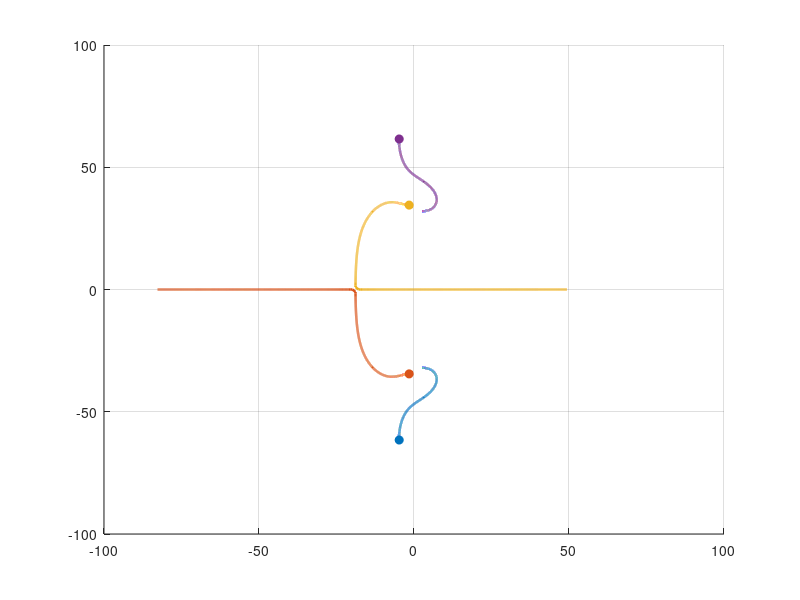

The MATLAB source for this figure: (Note: this script raises an error after producing the figure.)
function root_locus_U()
% Root locus of the 2-DOF aeroelastic wing as aero.U varies.
%
% Sweeps freestream speed U from near-zero to U_max, builds the linear
% A-matrix at each U (same parameters as build_2dof in build_models.m),
% tracks the four eigenvalue branches, locates the flutter speed where
% a branch crosses the imaginary axis (Re = 0, Im ≠ 0), and saves a plot.

% ---- physical parameters (must match build_2dof / aero_terms) ----------
m  = 2.0;     Ip = 0.01;    S  = 0.015;
k  = 1200.0;  cd = 3.0;     d  = 0.25;

rho     = 1.225;   chord   = 0.30;
span    = 0.50;    Clalpha = 2*pi;
ea      = 0.05;
U_nom   = 12.0;    % nominal speed from aero_terms [m/s]

M_mat    = [m,   S;   S,  Ip];
Ks       = [2*k, 0;   0,  k*d^2/2];
C_struct = [2*cd, 0;  0,  cd*d^2/2];

% ---- velocity sweep ------------------------------------------------
U_vec = linspace(0.5, 50, 4000);
N     = numel(U_vec);

ev_mat = zeros(4, N);   % each column: eigenvalues sorted by imag part

for i = 1:N
    U  = U_vec(i);
    qS = 0.5 * rho * U^2 * chord * span;

    Ka   = [0,  qS*Clalpha;   0, -qS*Clalpha*ea];
    Ca   = (qS*Clalpha / U) .* [1, 0;  -ea, 0];

    Minv = inv(M_mat);
    A    = [zeros(2),        eye(2);
            -Minv*(Ks+Ka),  -Minv*(C_struct+Ca)];

    ev = eig(A);
    [~, idx] = sort(imag(ev));   % ascending imag → consistent branch order
    ev_mat(:, i) = ev(idx);
end

% ---- find flutter speed: first U where max Re crosses 0 from below ----
max_re = max(real(ev_mat), [], 1);
cross  = find(diff(sign(max_re)) > 0, 1);

U_fl  = NaN;
im_fl = NaN;
if ~isempty(cross)
    % linear interpolation between the two straddle points
    U_fl = interp1(max_re(cross:cross+1), U_vec(cross:cross+1), 0);

    % find which branch is the one crossing
    for b = 1:4
        re_b = real(ev_mat(b, :));
        if re_b(cross) < 0 && re_b(cross+1) >= 0
            im_fl = interp1(U_vec(cross:cross+1), ...
                            imag(ev_mat(b, cross:cross+1)), U_fl);
            break
        end
    end

    fprintf('Flutter speed:     U_flutter = %.4f m/s\n', U_fl);
    fprintf('Flutter frequency: %.4f rad/s  (%.4f Hz)\n', ...
            abs(im_fl), abs(im_fl)/(2*pi));
else
    fprintf('No flutter detected in U = [%.1f, %.1f] m/s.\n', ...
            U_vec(1), U_vec(end));
end

% ---- plot --------------------------------------------------------------
figure('Name', 'Root Locus vs aero.U', 'Position', [80 80 950 680]);
hold on;  grid on;  ax = gca;

colors = lines(4);
branch_labels = {'Mode 1 (lower \omega)','Mode 2 (upper \omega)',...
                 'Mode 2 (conj.)','Mode 1 (conj.)'};

for b = 1:4
   
plot(real(ev_mat(b,:)), imag(ev_mat(b,:)), '-', ...
         'Color', colors(b,:), 'LineWidth', 1.8, ...
         'DisplayName', branch_labels{b});
      %{        
    plot(real(ev_mat(b,:)), imag(ev_mat(b,:)), '-', ...
         'Color', colors(b,:), 'LineWidth', 1.8);
      %}
    % circle at low-U end
    plot(real(ev_mat(b,1)), imag(ev_mat(b,1)), 'o', ...
         'Color', colors(b,:), 'MarkerFaceColor', colors(b,:), ...
         'MarkerSize', 6, 'HandleVisibility', 'off');

    % arrow mid-branch to show direction of increasing U
    mid = round(N/2);
    quiver(real(ev_mat(b, mid)), imag(ev_mat(b, mid)), ...
           real(ev_mat(b, mid+1) - ev_mat(b, mid)), ...
           imag(ev_mat(b, mid+1) - ev_mat(b, mid)), ...
           5, 'Color', colors(b,:), 'MaxHeadSize', 3, ...
           'HandleVisibility', 'off');
end

% imaginary axis
xline(0, 'k--', 'LineWidth', 1.4, 'HandleVisibility', 'off');
text(0.5, ax.YLim(1)*0.92, 'Im axis', 'FontSize', 9, 'Color', [0.3 0.3 0.3]);

%{
% nominal operating point (U = 12 m/s)
nom_idx = round(interp1(U_vec, 1:N, U_nom));
for b = 1:4
    plot(real(ev_mat(b, nom_idx)), imag(ev_mat(b, nom_idx)), 'ks', ...
         'MarkerSize', 8, 'LineWidth', 1.5, 'HandleVisibility', 'off');
end
% one legend entry for the nominal marker
plot(nan, nan, 'ks', 'MarkerSize', 8, 'LineWidth', 1.5, ...
     'DisplayName', sprintf('Nominal  U = %.0f m/s', U_nom));
%}

% flutter marker
if ~isnan(U_fl)
    plot(0,  im_fl, 'rp', 'MarkerSize', 18, 'MarkerFaceColor', 'r', ...
         'LineWidth', 1.2, ...
         'DisplayName', sprintf('Flutter  U_{fl} = %.2f m/s', U_fl));
    plot(0, -im_fl, 'rp', 'MarkerSize', 18, 'MarkerFaceColor', 'r', ...
         'HandleVisibility', 'off');
    text(0.4,  im_fl, sprintf('  U_{fl} = %.2f m/s', U_fl), ...
         'FontSize', 11, 'Color', 'r', 'FontWeight', 'bold');
    text(0.4, -im_fl, sprintf('  U_{fl} = %.2f m/s', U_fl), ...
         'FontSize', 11, 'Color', 'r', 'FontWeight', 'bold');
end

xlabel('Real part  \sigma  [1/s]',          'FontSize', 12);
ylabel('Imaginary part  \omega_d  [rad/s]', 'FontSize', 12);
title({'Root Locus w.r.t. aero.U  --  2-DOF aeroelastic wing'}, ...
      'FontSize', 12);
legend('Location', 'best', 'FontSize', 9);

here = fileparts(mfilename('fullpath'));
out  = fullfile(here, 'root_locus_U.png');
saveas(gcf, out);
fprintf('Figure saved: %s\n', out);

end
